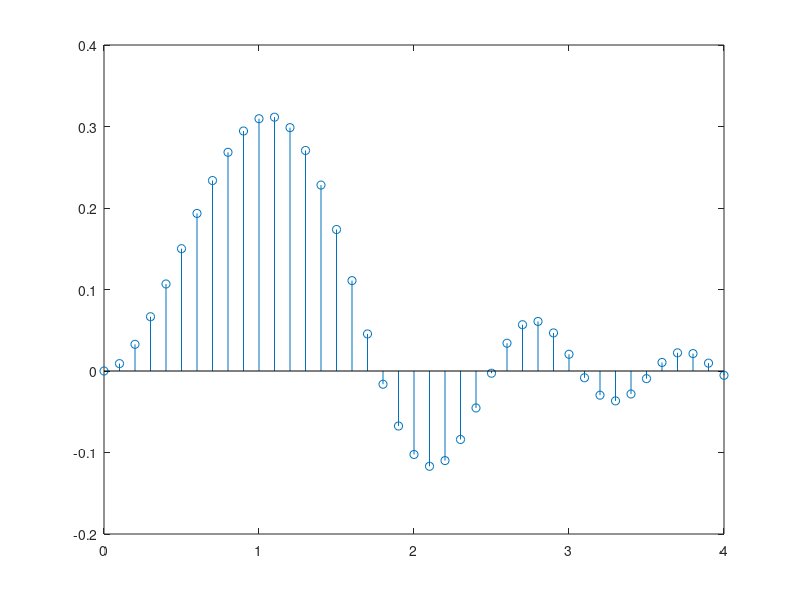

The MATLAB source for this figure:
%% XY plots in MATLAB.
%   Here are some examples of 2-D line plots in MATLAB.

%   Copyright 1984-2004 The MathWorks, Inc.
%   $Revision: 5.9.4.3 $  $Date: 2004/04/10 23:24:43 $

%% Line plot of a chirp

x=0:0.05:5;
y=sin(x.^2);
plot(x,y);


%% Bar plot of a bell shaped curve

x = -2.9:0.2:2.9;
bar(x,exp(-x.*x));

%% Stairstep plot of a sine wave

x=0:0.25:10;
stairs(x,sin(x));

%% Errorbar plot

x=-2:0.1:2;
y=erf(x);
e = rand(size(x))/10;
errorbar(x,y,e);

%% Polar plot

t=0:.01:2*pi;
polar(t,abs(sin(2*t).*cos(2*t)));

%% Stem plot

x = 0:0.1:4;
y = sin(x.^2).*exp(-x);
stem(x,y)
